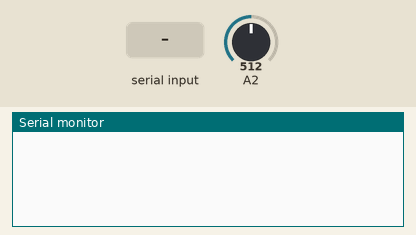
Bench run of a sketch on a simulated Arduino Uno, built with avr-gcc and run on an emulated ATmega328P. Shown: the last lines printed to the serial monitor. The inputs (shaded band) are chosen by the test bench; at power-on: A2 = 512.

Above: at 1.2 s.
1.3 s: "1" received over Serial
At 3.2 s:
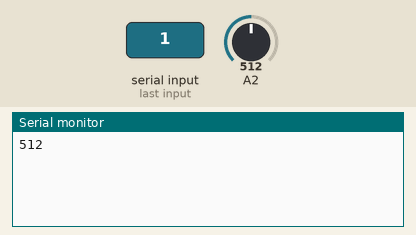
4.3 s: A2 set to 490
At 4.7 s:
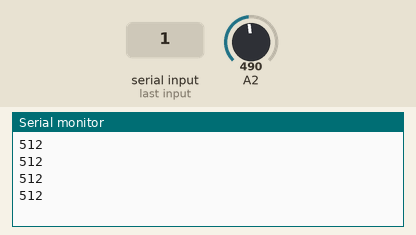
5.8 s: A2 set to 510
At 6.2 s:
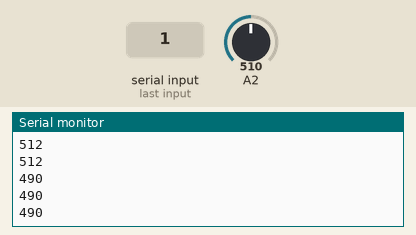
Timing chart, 0 to 8.8 s (numbered marks = the images above; inputs shaded):
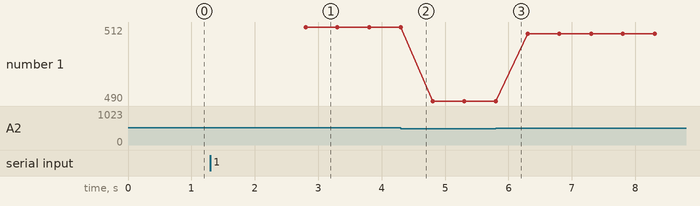

The sketch:

GraphicSense.ino
```cpp
/*
             AUTOR: Santiago Escoto Rojas
        Este es el programa que tiene que leer
  tu Arduino Uno para que el programa de GraphicSense
     pueda funcionar, habrá una imagen adjunta para
    que se guíe en ese diagrama al conectar su sensor
*/
int s = 0;
void setup() {
  Serial.begin(9600);
  pinMode(A2, INPUT);
}
void loop() {
  if (Serial.read() == '1') {
    delay(1000);
    for (int i = 0; i < 500; i++) {
      s = analogRead(A2);
      delay(500);
      Serial.println(s);
    }
  }
}
```

Measured:
- after the input at 1.3 s, the serial monitor: prints a new line after 1.5 s (image 1)
- plotted number 1: 512 → 490 after the input at 4.3 s, 490 → 510 after the input at 5.8 s
